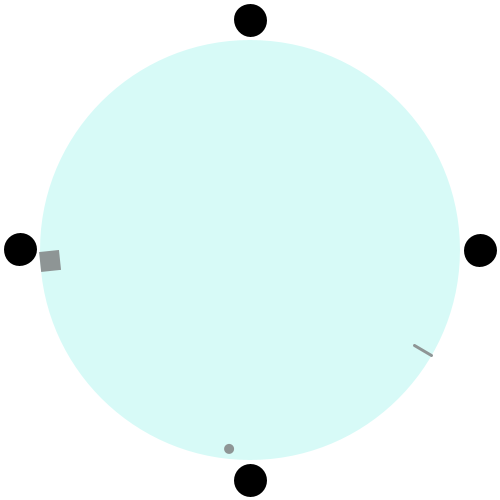
Frame 1 (no input)
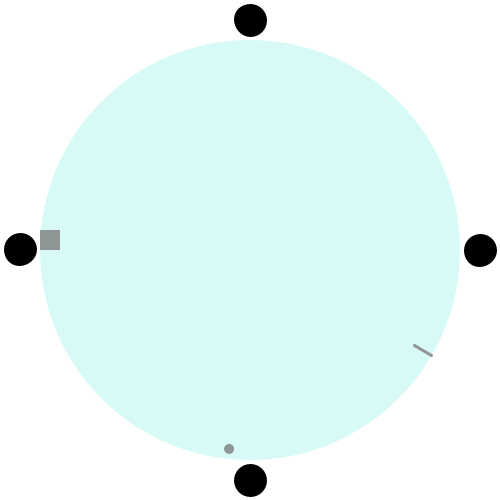
Frame 60 (the mouse pressed at the canvas centre just before this capture)
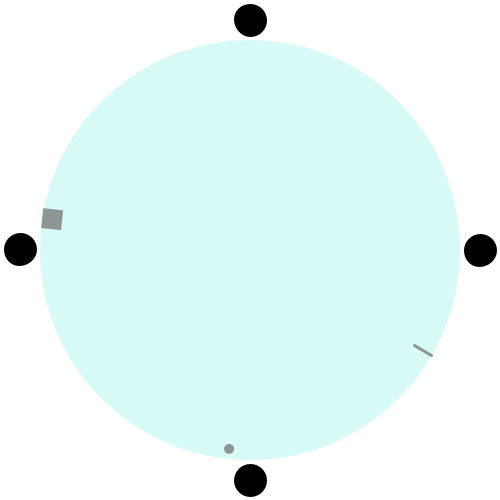
Frame 120 (the mouse held since frame 60 and released just before this capture)

The Processing sketch that drew these frames (run headless with seeded random() and noise(); from frame 60 on, the mouse is pressed at the canvas centre):

// Processing sketch: processing_119998
// ── processing_119998.pde

void setup()
{
  size(500, 500);
}

void draw()
{


  translate(width/2, height/2);


  float sec = map(second(), 0, 60, 0, 360);
  float min = map(minute(), 0, 60, 0, 360);
  float std = map(hour(), 0, 12, 0, 360);

  background(255);


  pushMatrix();
  fill(215, 250, 247);
  noStroke();
  ellipse(0, 0, 420, 420);
  popMatrix();

  pushMatrix();
  rotate(radians(sec)); //Um i rotieren
  fill(142, 149, 149);
  translate(0, -210);
  rect(0, 0, 20, 20);
  popMatrix();

  pushMatrix();
  rotate(radians(min));
  translate(0, -200);
  ellipse(0, 0, 10, 10);
  popMatrix();

  pushMatrix();
  rotate(radians(std));
  translate(0, -210);
  stroke(142, 149, 149);
  strokeWeight(3);
  line(0, 0, 0, 20);
  popMatrix();



  for (int i=0; i<360; i+=90)
  {
    pushMatrix();
    rotate(radians(i));
    translate(0, 230);
    fill(0);
    stroke(0);
    ellipse(0, 0, 30, 30);
    popMatrix();
  }
}
